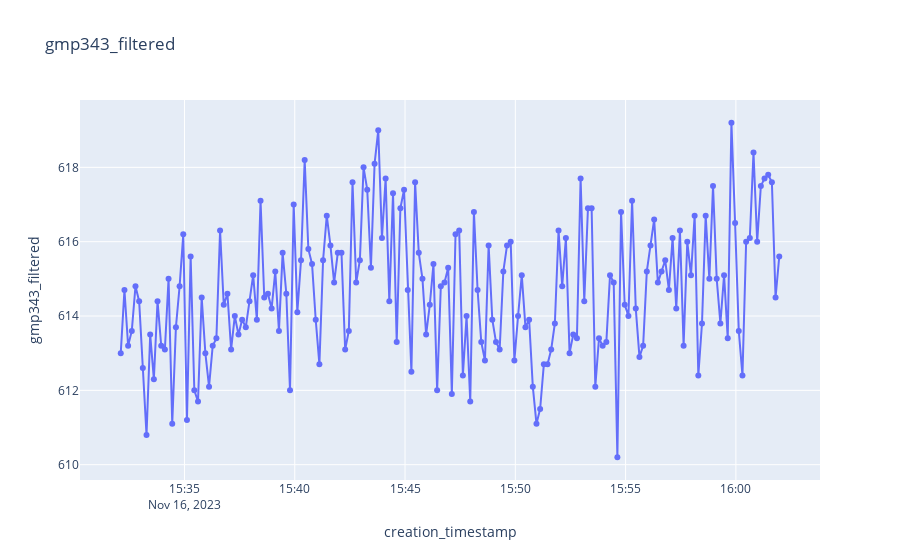
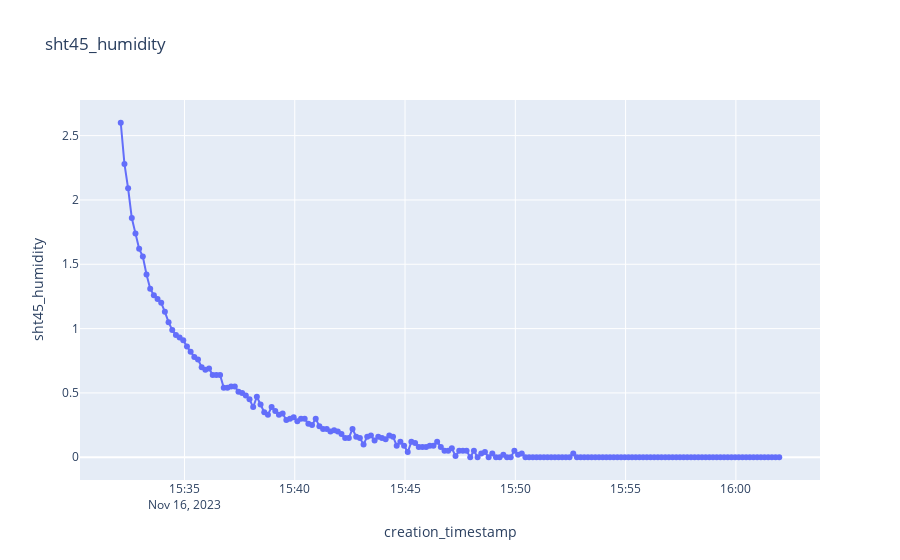
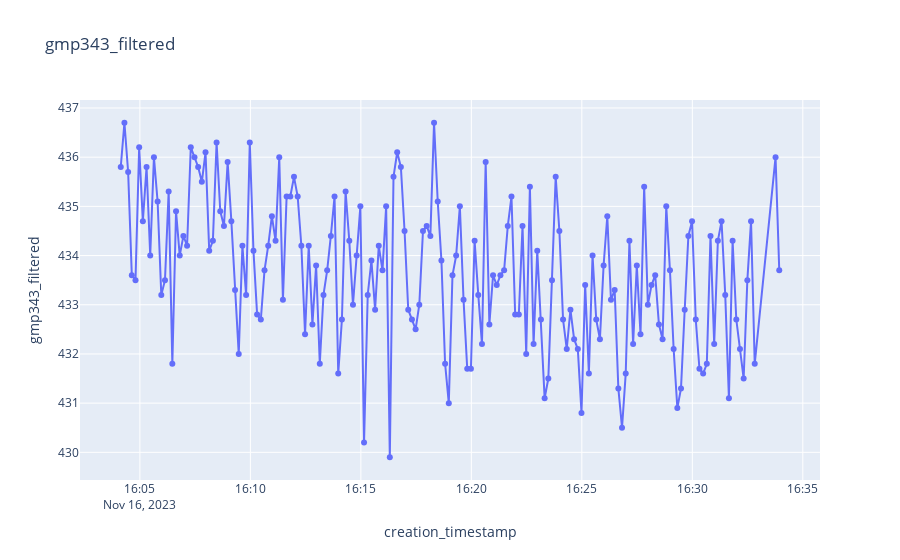
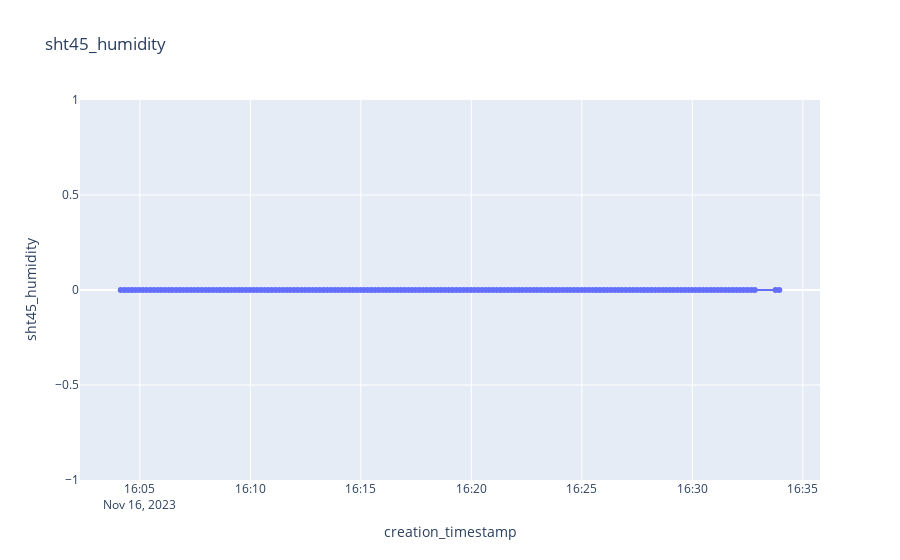

Write notebook code for charts like these, in order.
### Code cell
#600
start_date = datetime(2023, 11, 16, 15, 32, 0).replace(tzinfo=timezone.utc)
end_date = datetime(2023, 11, 16, 16, 2, 0).replace(tzinfo=timezone.utc)

df_p_600 = df.sort("creation_timestamp").filter(pl.col("creation_timestamp").is_between(start_date, end_date))

plot_sensor_measurement(df_p_600.collect(), col_name="gmp343_filtered")
plot_sensor_measurement(df_p_600.collect(), col_name="sht45_humidity")

#400
start_date = datetime(2023, 11, 16, 16, 4, 0).replace(tzinfo=timezone.utc)
end_date = datetime(2023, 11, 16, 16, 34, 0).replace(tzinfo=timezone.utc)

df_p_400 = df.filter(pl.col("creation_timestamp").is_between(start_date, end_date))

plot_sensor_measurement(df_p_400.collect(), col_name="gmp343_filtered")
plot_sensor_measurement(df_p_400.collect(), col_name="sht45_humidity")

### Figure 1 — Plotly figure (JSON) as saved in the notebook; plotly's stock layout.template omitted (floating-point values rounded to 4 significant figures; data arrays with more than 128 entries replaced by an {"elided": "..."} marker saying what was removed)
{"data": [{"hovertemplate": "creation_timestamp=%{x}<br>gmp343_filtered=%{y}<extra></extra>", "legendgroup": "", "line": {"color": "#636efa", "dash": "solid"}, "marker": {"symbol": "circle"}, "mode": "markers+lines", "name": "", "orientation": "v", "showlegend": false, "type": "scatter", "x": {"elided": "180 str values"}, "xaxis": "x", "y": {"elided": "180 float values"}, "yaxis": "y"}], "layout": {"legend": {"tracegroupgap": 0}, "title": {"text": "gmp343_filtered"}, "xaxis": {"anchor": "y", "domain": [0, 1], "title": {"text": "creation_timestamp"}}, "yaxis": {"anchor": "x", "domain": [0, 1], "title": {"text": "gmp343_filtered"}}}}

### Figure 2 — Plotly figure (JSON) as saved in the notebook; plotly's stock layout.template omitted (floating-point values rounded to 4 significant figures; data arrays with more than 128 entries replaced by an {"elided": "..."} marker saying what was removed)
{"data": [{"hovertemplate": "creation_timestamp=%{x}<br>sht45_humidity=%{y}<extra></extra>", "legendgroup": "", "line": {"color": "#636efa", "dash": "solid"}, "marker": {"symbol": "circle"}, "mode": "markers+lines", "name": "", "orientation": "v", "showlegend": false, "type": "scatter", "x": {"elided": "180 str values"}, "xaxis": "x", "y": {"elided": "180 float values"}, "yaxis": "y"}], "layout": {"legend": {"tracegroupgap": 0}, "title": {"text": "sht45_humidity"}, "xaxis": {"anchor": "y", "domain": [0, 1], "title": {"text": "creation_timestamp"}}, "yaxis": {"anchor": "x", "domain": [0, 1], "title": {"text": "sht45_humidity"}}}}

### Figure 3 — Plotly figure (JSON) as saved in the notebook; plotly's stock layout.template omitted (floating-point values rounded to 4 significant figures; data arrays with more than 128 entries replaced by an {"elided": "..."} marker saying what was removed)
{"data": [{"hovertemplate": "creation_timestamp=%{x}<br>gmp343_filtered=%{y}<extra></extra>", "legendgroup": "", "line": {"color": "#636efa", "dash": "solid"}, "marker": {"symbol": "circle"}, "mode": "markers+lines", "name": "", "orientation": "v", "showlegend": false, "type": "scatter", "x": {"elided": "175 str values"}, "xaxis": "x", "y": {"elided": "175 float values"}, "yaxis": "y"}], "layout": {"legend": {"tracegroupgap": 0}, "title": {"text": "gmp343_filtered"}, "xaxis": {"anchor": "y", "domain": [0, 1], "title": {"text": "creation_timestamp"}}, "yaxis": {"anchor": "x", "domain": [0, 1], "title": {"text": "gmp343_filtered"}}}}

### Figure 4 — Plotly figure (JSON) as saved in the notebook; plotly's stock layout.template omitted (floating-point values rounded to 4 significant figures; data arrays with more than 128 entries replaced by an {"elided": "..."} marker saying what was removed)
{"data": [{"hovertemplate": "creation_timestamp=%{x}<br>sht45_humidity=%{y}<extra></extra>", "legendgroup": "", "line": {"color": "#636efa", "dash": "solid"}, "marker": {"symbol": "circle"}, "mode": "markers+lines", "name": "", "orientation": "v", "showlegend": false, "type": "scatter", "x": {"elided": "175 str values"}, "xaxis": "x", "y": {"elided": "175 int values"}, "yaxis": "y"}], "layout": {"legend": {"tracegroupgap": 0}, "title": {"text": "sht45_humidity"}, "xaxis": {"anchor": "y", "domain": [0, 1], "title": {"text": "creation_timestamp"}}, "yaxis": {"anchor": "x", "domain": [0, 1], "title": {"text": "sht45_humidity"}}}}
